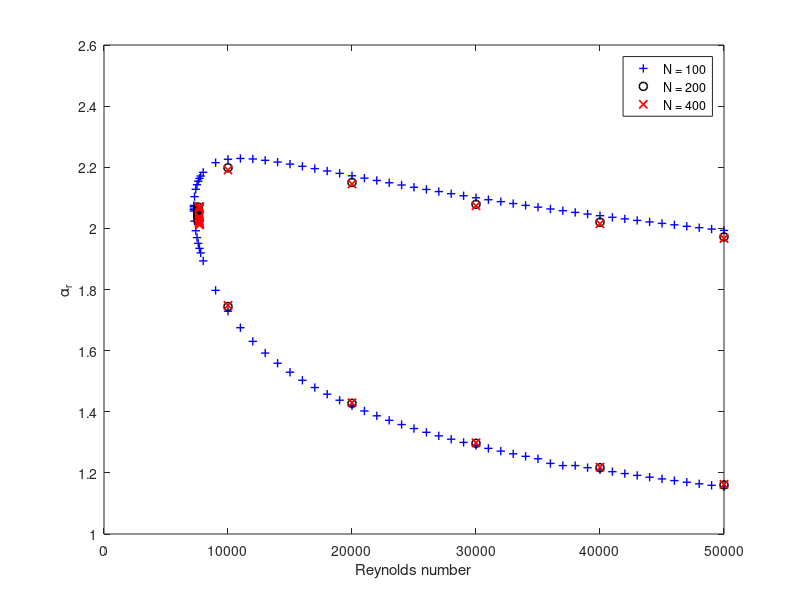
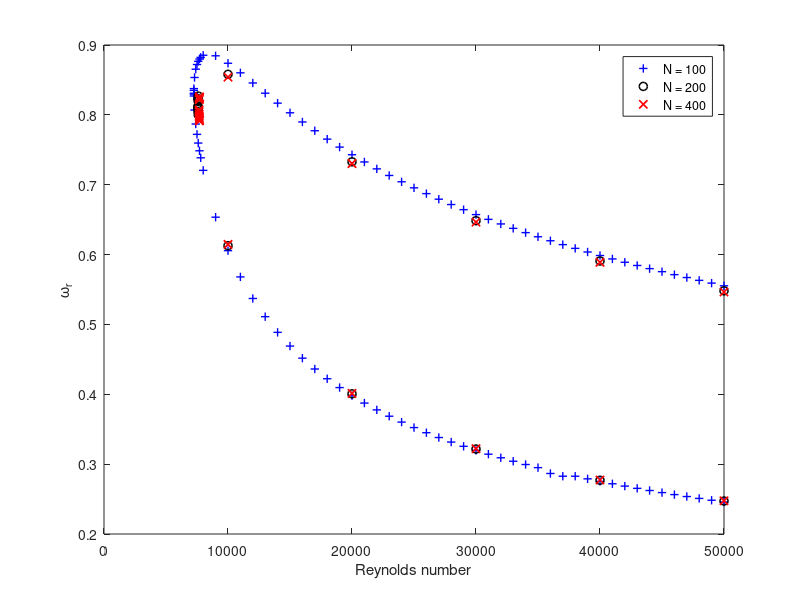

Recreate these plots in MATLAB, in order.
% Thumb Curve
% 3/25/13
% Final Plots

clear
clc
close all


ReAW100 = [ 50000	49000.00	48000.00	47000.00	46000.00	45000.00	44000.00	43000.00	42000.00	41000.00	40000.00	39000.00	38000.00	37000.00	36000.00	35000.00	34000.00	33000.00	32000.00	31000.00	30000.00	29000.00	28000.00	27000.00	26000.00	25000.00	24000.00	23000.00	22000.00	21000.00	20000.00	19000.00	18000.00	17000.00	16000.00	15000.00	14000.00	13000.00	12000.00	11000.00	10000.00	9000.00	8000.00	7800.00	7700.00	7600.00	7500.00	7400.00	7300.00	7250.00	7248.00	7247.50	7248.00	7250.00	7300.00	7400.00	7500.00	7600.00	7700.00	7800.00	8000.00	9000.00	10000.00	11000.00	12000.00	13000.00	14000.00	15000.00	16000.00	17000.00	18000.00	19000.00	20000.00	21000.00	22000.00	23000.00	24000.00	25000.00	26000.00	27000.00	28000.00	29000.00	30000.00	31000.00	32000.00	33000.00	34000.00	35000.00	36000.00	37000.00	38000.00	39000.00	40000.00	41000.00	42000.00	43000.00	44000.00	45000.00	46000.00	47000.00	48000.00	49000.00	50000.00
1.154407999	1.159295088	1.164318149	1.169484162	1.174800636	1.180275663	1.185917977	1.191737026	1.197743046	1.203947151	1.210361433	1.216999081	1.223874512	1.223874512	1.231003525	1.246093508	1.254094751	1.262430653	1.271127295	1.280213802	1.289722824	1.299691114	1.310160239	1.321177436	1.332796678	1.345079993	1.358099122	1.371937631	1.386693618	1.40248325	1.419445443	1.437748161	1.457597094	1.479247853	1.503023634	1.52934164	1.558754281	1.592016833	1.630206342	1.674950998	1.728937022	1.797303996	1.893589138	1.919796647	1.934597947	1.951014103	1.969751496	1.992327651	2.023801946	2.056679456	2.061220118	2.06339383	2.07049123	2.074878282	2.103930483	2.127839018	2.142959917	2.154349502	2.163522363	2.171182065	2.183400757	2.215018959	2.226110296	2.22874631	2.226994442	2.222733387	2.216968224	2.210285299	2.203046691	2.195484982	2.187753801	2.179956609	2.172163954	2.164424231	2.15677062	2.149225674	2.141804427	2.134516542	2.127367817	2.120361252	2.113497821	2.106777033	2.100197344	2.093756455	2.087451544	2.081279429	2.075236694	2.069319786	2.063525079	2.057848933	2.052287729	2.046837897	2.041495936	2.036258434	2.031122071	2.026083628	2.021139994	2.016288162	2.011525234	2.00684842	2.002255031	1.997742484	1.993308294
0.245816484	0.248335909	0.250937703	0.253626462	0.256407149	0.259285133	0.262266231	0.26535676	0.268563593	0.271894221	0.27535683	0.278960386	0.28271473	0.28271473	0.286630693	0.294996571	0.299474405	0.304170092	0.309101916	0.314290389	0.319758612	0.325532714	0.33164238	0.338121508	0.345009009	0.352349813	0.360196126	0.368609035	0.377660568	0.387436384	0.398039323	0.409594187	0.422254291	0.436210642	0.45170514	0.469050162	0.488658765	0.511093533	0.537150835	0.568019409	0.605620305	0.653508707	0.720555718	0.738514241	0.748564543	0.759616995	0.772089852	0.786876607	0.80694018	0.826999535	0.829680402	0.830955051	0.835075591	0.837589391	0.853491635	0.86535221	0.872080473	0.876634966	0.879904991	0.882304788	0.885342838	0.884537113	0.87386481	0.860186248	0.845614745	0.831005391	0.816738661	0.802984809	0.789812466	0.777238782	0.765254398	0.753836547	0.742956148	0.732581714	0.722681521	0.713224783	0.704182263	0.695526548	0.687232148	0.679275469	0.671634744	0.664289915	0.657222518	0.650415553	0.643853366	0.637521529	0.631406731	0.625496686	0.61978003	0.614246251	0.608885601	0.60368904	0.598648166	0.593755163	0.58900275	0.58438414	0.579892991	0.575523376	0.571269748	0.567126908	0.563089978	0.559154378	0.555315802 ];

ReAW200 = [ 50000	50000	40000	40000	30000	30000	20000	20000	10000	10000	7600	7600	7590	7590	7585	7585	7582.5	7582	7581
1.972064643	1.160701964	1.216881416	2.02022876	2.078813372	1.296673288	1.427468996	2.15024727	1.744117565	2.198192736	2.06975325	2.023392016	2.030836019	2.063041824	2.058077644	2.036166881	2.040120844	2.041201928	2.044359265
0.548107095	0.247185343	0.276915737	0.590828288	0.648534829	0.321643225	0.40065874	0.732779995	0.612672545	0.858033465	0.82686748	0.80015725	0.804623883	0.82318441	0.820414959	0.807785625	0.810109638	0.810741824	0.812579939 ];

ReAW400 = [ 50000	50000	40000	40000	30000	30000	20000	20000	10000	10000	7700	7700	7698	7698	7695	7695	7690	7690	7685	7685	7680	7675	7670	7668
1.966980297	1.162288102	1.218525887	2.015109955	2.073631195	1.298429287	1.429505275	2.144884127	1.74812429	2.191101939	2.071261835	2.01164072	2.01263399	2.07041304	2.069081078	2.01418274	2.016951553	2.066673784	2.063959974	2.020027137	2.023551951	2.02783297	2.033885535	2.038095687
0.546357332	0.247534899	0.277313886	0.588922588	0.646407627	0.322124994	0.40133078	0.730271239	0.614554399	0.85400529	0.825631453	0.791377177	0.791982246	0.825180207	0.824469477	0.792923812	0.794601289	0.823176991	0.821707963	0.796455636	0.798568831	0.801117495	0.804685704	0.80714221 ];

Re100 = ReAW100(1,1:end);
alpha100 = ReAW100(2,1:end);
omega100 = ReAW100(3,1:end);

Re200 = ReAW200(1,1:end);
alpha200 = ReAW200(2,1:end);
omega200 = ReAW200(3,1:end);

Re400 = ReAW400(1,1:end);
alpha400 = ReAW400(2,1:end);
omega400 = ReAW400(3,1:end);


set(gca,'FontName','Times New Roman','Fontsize',18)
p1 = plot(Re100,alpha100,'+');
set(p1,'Color','Blue','LineWidth',1)
hold on
p2 = plot(Re200,alpha200,'o');
set(p2,'Color','Black','LineWidth',1.1)
hold on
p3 = plot(Re400,alpha400,'x');
set(p3,'Color','Red','LineWidth',1.25)
xlabel('Reynolds number')
ylabel('\alpha_r')
legend('N = 100','N = 200','N = 400')

figure
set(gca,'FontName','Times New Roman','Fontsize',18)
p4 = plot(Re100,omega100,'+');
set(p4,'Color','Blue','LineWidth',1)
hold on
p5 = plot(Re200,omega200,'o');
set(p5,'Color','Black','LineWidth',1.1)
hold on
p6 = plot(Re400,omega400,'x');
set(p6,'Color','Red','LineWidth',1.25)
xlabel('Reynolds number')
ylabel('\omega_r')
legend('N = 100','N = 200','N = 400')
